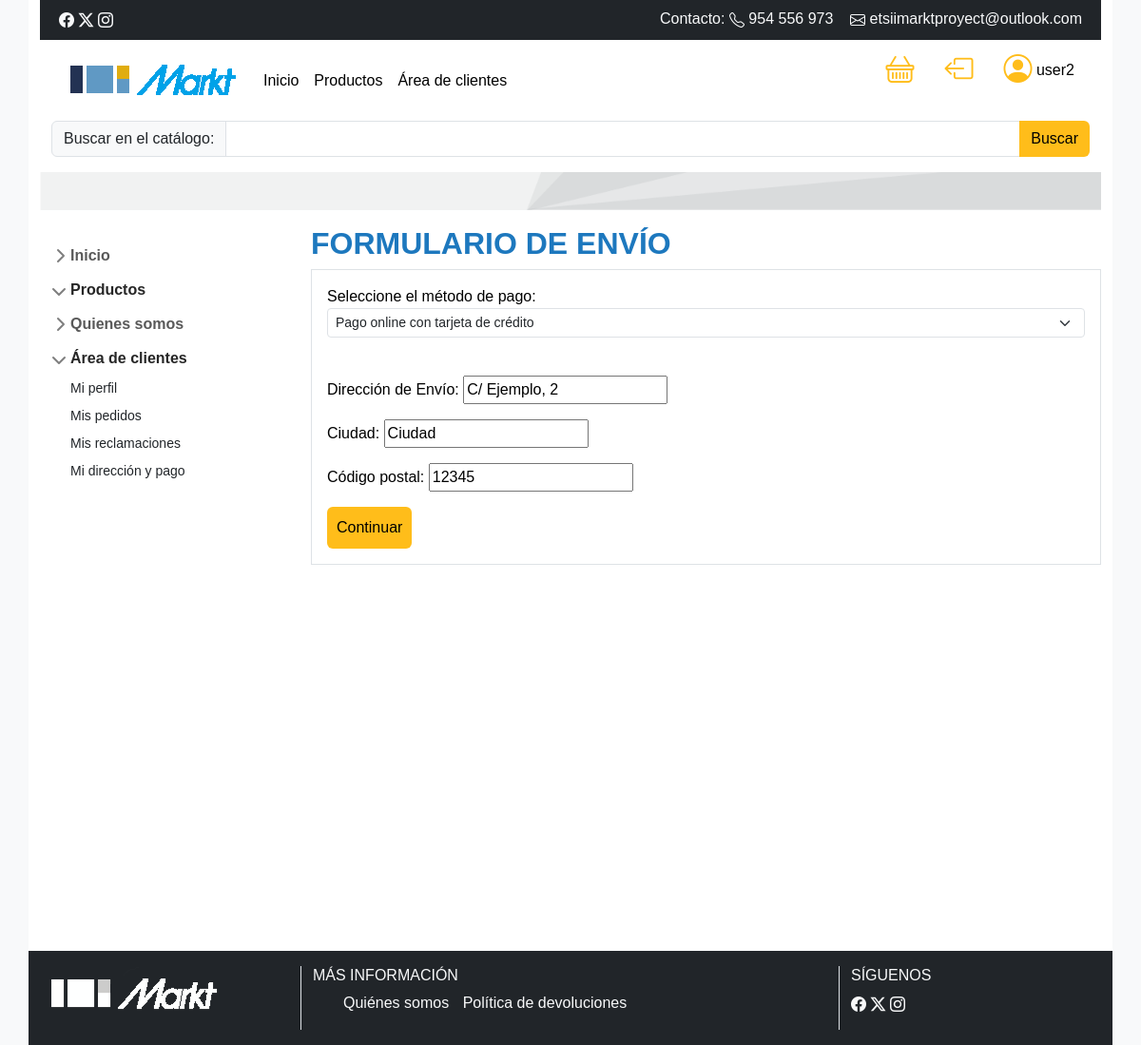
/formulario_envio/17/ (signed in), run on the app's committed database.
### clientes/models.py (models this page shows, shortened)
class DireccionCliente(models.Model):
    PAGO_CHOICES = [
        ('contrarrempolso', 'Contrareembolso'),
        ('pasarela', 'Tarjeta de crédito'),
    ]
    user = models.ForeignKey(User, on_delete=models.CASCADE)
    direccion = models.CharField(max_length=100)
    ciudad = models.CharField(max_length=50)
    postal = models.CharField(max_length=10)
    formaPago = models.CharField(max_length=50, choices=PAGO_CHOICES, default='contrarrempolso', verbose_name="Método preferido de pago")

### pedidos/views.py (the view)
# urls.py: path('formulario_envio/<int:pedido_id>/', formulario_envio, name='formulario_envio'),
def formulario_envio(request, pedido_id):
    user = request.user
    if request.user.is_authenticated:
        direccionCliente = DireccionCliente.objects.get(user=user)
        email = user.email
        direccion = direccionCliente.direccion
        ciudad = direccionCliente.ciudad
        postal = direccionCliente.postal
        formaPago = direccionCliente.formaPago
        destinatario = user.first_name + " " + user.last_name
        return render(request, 'envios/formulario_envio.html', {'pedido_id':pedido_id, 'email': email, 'postal': postal, 'direccion': direccion, 'ciudad': ciudad, 'formaPago': formaPago, 'destinatario': destinatario})
    else:
        return render(request, 'envios/formulario_envio.html', {'pedido_id':pedido_id})

### templates/envios/formulario_envio.html (shortened to what this page needs)
{% extends 'base.html' %}
{% block content %}
<head>
</head>
<body>
    <h2>Formulario de Envío</h2>
    <div class="formulario-envio border p-3">
    <form method="post" action="{% url 'procesar_pedido' %}">
        Seleccione el método de pago:
        <select class="form-select form-select-sm" aria-label=".form-select-sm example" name="formaPago" value = "{{formaPago}}">
            {% if formaPago == 'pasarela' %}
            <option value="pasarela" selected>Pago online con tarjeta de crédito</option>
            {% else %}
            <option value="contrarrempolso" selected>Contrareembolso</option>
            <option value="pasarela">Pago online con tarjeta de crédito</option>
            {% endif %}
          </select>
        <br>
        {% if user.is_authenticated %}
        <p><label for="direccion">Dirección de Envío:</label>
        <input type="text" name="direccion" required value = "{{direccion}}"></p>
        <p><label for="ciudad">Ciudad:</label>
        <input type="text" name="ciudad" required value = "{{ciudad}}"></p>
        <p><label for="postal">Código postal:</label>
        <input type="number" name="postal" required value = "{{postal}}"></p>
        {% endif %}
        <button class="btn btn-secondary" type="submit">Continuar</button>
    </form>
</div>
</body>
{% endblock %}

### templates/header.html (shortened to what this page needs)
    <div class="container">
      <div class="row bg-dark text-light p-2">
        <div class="col-6">
          <a href="#" target="_blank"><i class="bi bi-facebook"></i></a>
          <a href="#" target="_blank"> <i class="bi bi-twitter-x"></i> </a>
          <a href="#" target="_blank"><i class="bi bi-instagram"></i></a>
        </div>
        <div class="col-6" style="text-align: right">Contacto: <i class="bi bi-telephone"></i> 	954 556 973 &nbsp;&nbsp;&nbsp;<i class="bi bi-envelope"></i> etsiimarktproyect@outlook.com</div>
    </div>
        <div class="row ">
            <div class="col-8">
                <nav class="navbar navbar-expand-lg bg-body-tertiary">
                    <div class="container-fluid">
                      <a class="navbar-brand" href="/"><img src="/media/images/logo.png" alt="Logo" class="img-fluid"></a>
                      <div class="collapse navbar-collapse" id="navbarSupportedContent">
                        <ul class="navbar-nav me-auto mb-2 mb-lg-0">
                          <li class="nav-item">
                            <a class="nav-link active" aria-current="home" href="/">Inicio</a>
                          </li>
                          <li class="nav-item">
                            <a class="nav-link" href="/catalogo">Productos</a>
                          </li>
                          {% if user.is_authenticated %}
                          <li class="nav-item">
                            <a class="nav-link" href="/perfil">Área de clientes</a>
                          </li>
                          {% else %}
                          <li class="nav-item">
                            <a class="nav-link" href="/seguimiento">Mis pedidos</a>
                          </li>
                          {% endif %}
                        </ul>
                      </div>
                    </div>
                  </nav>
            </div>
            <div class="col-4">
                <ul class="nav users" style="float: right">
                  <li class="nav-item">
                    <a class="nav-link" href="/productos/carrito"><i class="bi bi-basket"></i></a>
                  </li>
                    {% if user.is_authenticated %}
                    <li class="nav-item">
                      <a class="nav-link active" aria-current="page" href="/logout_personalizado"><i class="bi bi-box-arrow-left"></i></a>
                    </li>
                      <li class="nav-item">
                        <a class="nav-link active" aria-current="page" href="/perfil"><i class="bi bi-person-circle"></i> {{ user.username }}</a>
                      </li>
                    {% else %}
                      <li class="nav-item">
                        <a class="nav-link active" aria-current="page" href="/login"><i class="bi bi-person-circle"></i></a>
                      </li>
                    {% endif %}
                  </ul>
            </div>
        </div>
        <div class="row">
            <div class="col-12">
                <form class="d-flex" role="search" method="get" action="{% url 'catalogo' %}">
                  <div class="input-group">
                  <label for="search" class="input-group-text">Buscar en el catálogo: </label>
                  <input class="form-control" type="text" name="q" id="search" value="{{ query }}">
                  <button class="btn btn-outline-secondary" type="submit">Buscar</button>
                  </div>
            </form>
            </div>
        </div>
    </div>

### static/css/styles.css (style rules this page uses)
:root { --primary-color: #1d78be; --secondary-color: #ffbd1a; --dark-color: #333333; }
body { font-family: Arial,"Lexend Deca","Helvetica Neue",Helvetica,Arial,sans-serif; background-color: var(--bs-gray-100); color: var(--bs-black); margin: 0; padding: 0; }
h2 { color: var(--primary-color); font-weight: 700; text-transform: uppercase; }
.btn.btn-secondary { background-color: var(--secondary-color); color: var(--bs-black); padding: 10px 10px; border: none; cursor: pointer; }
button.btn.btn-outline-secondary { background-color: var(--secondary-color); border: none; color: var(--bs-black); }
nav.bg-body-tertiary { --bs-bg-opacity: 0 !important; background-color: var(--bs-white) !important; }
a.nav-link.active { color: inherit; }
.nav.users .bi { color: var(--secondary-color) !important; font-size: 30px !important; }

### static/css/sidebars.css (style rules this page uses)
body { min-height: 100vh; min-height: -webkit-fill-available; }
html { height: -webkit-fill-available; }
.bi { vertical-align: -.125em; pointer-events: none; fill: currentColor; }

### data on the page
DireccionCliente: formaPago "Pago online con tarjeta de crédito", direccion "C/ Ejemplo, 2", ciudad "Ciudad", postal "12345"

### other printed values
{{ user.username }} "user2"
